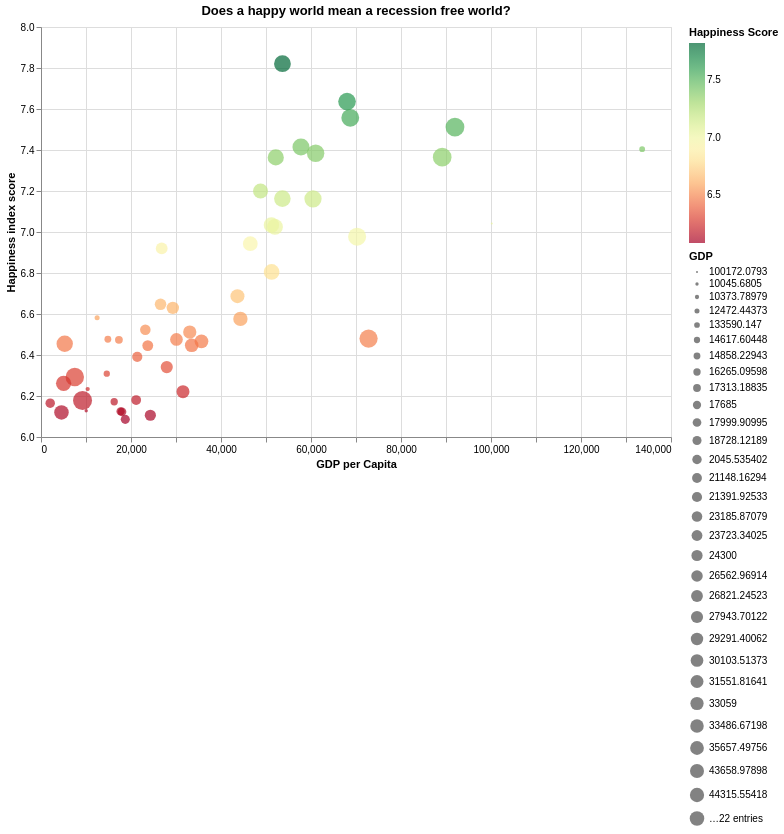

The Vega-Lite source for this figure:
### Vega-Lite specification from a JSON file in a GitHub repository (floating-point values rounded to 4 significant figures)
{"$schema": "https://vega.github.io/schema/vega-lite/v5.json", "height": 410, "width": 630, "title": "Does a happy world mean a recession free world?", "data": {"values": [{"Rank": "12", "Country": "Australia ", "GDP": "60443.10916", "Happy": "7.162", "Population": "25688079"}, {"Rank": "11", "Country": "Austria ", "GDP": "53637.70571", "Happy": "7.163", "Population": "8955797"}, {"Rank": "21", "Country": "Bahrain ", "GDP": "26562.96914", "Happy": "6.647", "Population": "1463265"}, {"Rank": "19", "Country": "Belgium ", "GDP": "51247.01435", "Happy": "6.805", "Population": "11592952"}, {"Rank": "38", "Country": "Brazil ", "GDP": "7507.160971", "Happy": "6.293", "Population": "214326223"}, {"Rank": "15", "Country": "Canada ", "GDP": "51987.93905", "Happy": "7.025", "Population": "38246108"}, {"Rank": "44", "Country": "Chile ", "GDP": "16265.09598", "Happy": "6.172", "Population": "19493184"}, {"Rank": "23", "Country": "Costa Rica ", "GDP": "12472.44373", "Happy": "6.582", "Population": "5153957"}, {"Rank": "47", "Country": "Croatia ", "GDP": "17685", "Happy": "6.125", "Population": "3899000"}, {"Rank": "41", "Country": "Cyprus ", "GDP": "31551.81641", "Happy": "6.221", "Population": "1244188"}, {"Rank": "18", "Country": "Czechia ", "GDP": "26821.24523", "Happy": "6.92", "Population": "10505772"}, {"Rank": "2", "Country": "Denmark ", "GDP": "68007.75667", "Happy": "7.636", "Population": "5856733"}, {"Rank": "49", "Country": "El Salvador ", "GDP": "4551.184661", "Happy": "6.12", "Population": "6314167"}, {"Rank": "36", "Country": "Estonia ", "GDP": "27943.70122", "Happy": "6.341", "Population": "1330932"}, {"Rank": "1", "Country": "Finland ", "GDP": "53654.7503", "Happy": "7.821", "Population": "5541017"}, {"Rank": "20", "Country": "France ", "GDP": "43658.97898", "Happy": "6.687", "Population": "67749632"}, {"Rank": "14", "Country": "Germany ", "GDP": "51203.55447", "Happy": "7.034", "Population": "83196078"}, {"Rank": "39", "Country": "Guatemala* ", "GDP": "5025.542291", "Happy": "6.262", "Population": "17109746"}, {"Rank": "51", "Country": "Hungary ", "GDP": "18728.12189", "Happy": "6.086", "Population": "9709891"}, {"Rank": "3", "Country": "Iceland ", "GDP": "68727.63666", "Happy": "7.557", "Population": "372520"}, {"Rank": "13", "Country": "Ireland ", "GDP": "100172.0793", "Happy": "7.041", "Population": "5033165"}, {"Rank": "9", "Country": "Israel ", "GDP": "52170.71186", "Happy": "7.364", "Population": "9364000"}, {"Rank": "31", "Country": "Italy ", "GDP": "35657.49756", "Happy": "6.467", "Population": "59109668"}, {"Rank": "40", "Country": "Kazakhstan ", "GDP": "10373.78979", "Happy": "6.234", "Population": "19000988"}, {"Rank": "32", "Country": "Kosovo ", "GDP": "5269.783901", "Happy": "6.455", "Population": "1786038"}, {"Rank": "50", "Country": "Kuwait* ", "GDP": "24300", "Happy": "6.106", "Population": "4250114"}, {"Rank": "42", "Country": "Latvia ", "GDP": "21148.16294", "Happy": "6.18", "Population": "1884490"}, {"Rank": "34", "Country": "Lithuania ", "GDP": "23723.34025", "Happy": "6.446", "Population": "2800839"}, {"Rank": "6", "Country": "Luxembourg* ", "GDP": "133590.147", "Happy": "7.404", "Population": "640064"}, {"Rank": "33", "Country": "Malta ", "GDP": "33486.67198", "Happy": "6.447", "Population": "518536"}, {"Rank": "46", "Country": "Mexico ", "GDP": "10045.6805", "Happy": "6.128", "Population": "126705138"}, {"Rank": "5", "Country": "Netherlands ", "GDP": "57767.87881", "Happy": "7.415", "Population": "17533044"}, {"Rank": "10", "Country": "New Zealand ", "GDP": "48781.02663", "Happy": "7.2", "Population": "5122600"}, {"Rank": "45", "Country": "Nicaragua ", "GDP": "2045.535402", "Happy": "6.165", "Population": "6850540"}, {"Rank": "8", "Country": "Norway ", "GDP": "89154.27609", "Happy": "7.365", "Population": "5408320"}, {"Rank": "37", "Country": "Panama ", "GDP": "14617.60448", "Happy": "6.309", "Population": "4351267"}, {"Rank": "48", "Country": "Poland ", "GDP": "17999.90995", "Happy": "6.123", "Population": "37747124"}, {"Rank": "28", "Country": "Romania ", "GDP": "14858.22943", "Happy": "6.477", "Population": "19119880"}, {"Rank": "25", "Country": "Saudi Arabia ", "GDP": "23185.87079", "Happy": "6.523", "Population": "35950396"}, {"Rank": "43", "Country": "Serbia ", "GDP": "9230.178316", "Happy": "6.178", "Population": "6834326"}, {"Rank": "27", "Country": "Singapore ", "GDP": "72794.00302", "Happy": "6.48", "Population": "5453566"}, {"Rank": "35", "Country": "Slovakia ", "GDP": "21391.92533", "Happy": "6.391", "Population": "5447247"}, {"Rank": "22", "Country": "Slovenia ", "GDP": "29291.40062", "Happy": "6.63", "Population": "2108079"}, {"Rank": "29", "Country": "Spain ", "GDP": "30103.51373", "Happy": "6.476", "Population": "47415750"}, {"Rank": "7", "Country": "Sweden ", "GDP": "61028.73806", "Happy": "7.384", "Population": "10415811"}, {"Rank": "4", "Country": "Switzerland ", "GDP": "91991.60046", "Happy": "7.512", "Population": "8703405"}, {"Rank": "26", "Country": "Taiwan Province of China ", "GDP": "33059", "Happy": "6.512", "Population": "23570000"}, {"Rank": "24", "Country": "United Arab Emirates ", "GDP": "44315.55418", "Happy": "6.576", "Population": "9365145"}, {"Rank": "17", "Country": "United Kingdom ", "GDP": "46510.28278", "Happy": "6.943", "Population": "67326569"}, {"Rank": "16", "Country": "United States ", "GDP": "70248.629", "Happy": "6.977", "Population": "331893745"}, {"Rank": "30", "Country": "Uruguay ", "GDP": "17313.18835", "Happy": "6.474", "Population": "3426260"}]}, "mark": "circle", "encoding": {"color": {"field": "Happy", "type": "quantitative", "scale": {"scheme": "redyellowgreen"}, "sort": "ascending", "title": "Happiness Score"}, "x": {"field": "GDP", "type": "quantitative", "title": "GDP per Capita"}, "size": {"field": "GDP", "type": "nominal"}, "tooltip": [{"field": "Country", "title": "Country"}, {"field": "GDP", "title": "GDP per Capita"}, {"field": "Number", "title": "GDP per Capita"}, {"field": "Population"}], "y": {"field": "Happy", "type": "quantitative", "scale": {"domain": [6, 8]}, "title": "Happiness index score"}}}
